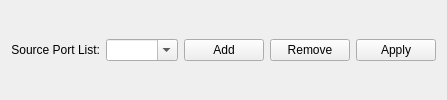
                      <widget class="QWidget" name="pageSportList">
                       <layout class="QHBoxLayout">
                        <item>
                         <widget class="QLabel" name="labelSportList">
                          <property name="sizePolicy">
                           <sizepolicy hsizetype="Preferred" vsizetype="Fixed">
                            <horstretch>2</horstretch>
                            <verstretch>0</verstretch>
                           </sizepolicy>
                          </property>
                          <property name="text">
                           <string>Source Port List:</string>
                          </property>
                          <property name="alignment">
                           <set>Qt::AlignRight|Qt::AlignTrailing|Qt::AlignVCenter</set>
                          </property>
                         </widget>
                        </item>
                        <item>
                         <widget class="IQFComboBox" name="cBSportList">
                          <property name="sizePolicy">
                           <sizepolicy hsizetype="Preferred" vsizetype="Fixed">
                            <horstretch>1</horstretch>
                            <verstretch>0</verstretch>
                           </sizepolicy>
                          </property>
                          <property name="editable">
                           <bool>true</bool>
                          </property>
                         </widget>
                        </item>
                        <item>
                         <widget class="IQFPushButton" name="pBAddSport">
                          <property name="sizePolicy">
                           <sizepolicy hsizetype="Fixed" vsizetype="Fixed">
                            <horstretch>0</horstretch>
                            <verstretch>0</verstretch>
                           </sizepolicy>
                          </property>
                          <property name="text">
                           <string>Add</string>
                          </property>
                         </widget>
                        </item>
                        <item>
                         <widget class="IQFPushButton" name="pBRemSport">
                          <property name="sizePolicy">
                           <sizepolicy hsizetype="Fixed" vsizetype="Fixed">
                            <horstretch>0</horstretch>
                            <verstretch>0</verstretch>
                           </sizepolicy>
                          </property>
                          <property name="text">
                           <string>Remove</string>
                          </property>
                         </widget>
                        </item>
                        <item>
                         <widget class="IQFPushButton" name="pBApplySportList">
                          <property name="text">
                           <string>Apply</string>
                          </property>
                         </widget>
                        </item>
                       </layout>
                      </widget>
